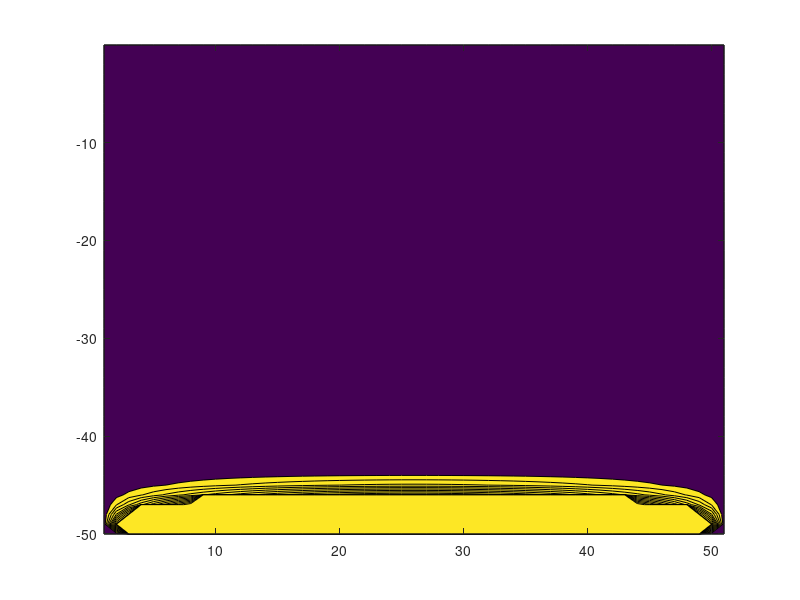

Write the MATLAB code that produced this figure.
%%
clear
close all
clc

%% mesh defining
n_points = 51;
dom_size = 1;
h = dom_size/(n_points -1);

y(n_points,n_points) = 0;
y(1,:)=1;

y_new(n_points,n_points) = 0;
y_new(1,:) = 1;

error_mag = 1;
max_error = 1e-6;
iterations = 0;

%% Calculations
while error_mag>max_error
    for i=2:(n_points -1)
        for j=2:(n_points -1)
            y_new(i,j) = 0.25.*y(i+1,j)+y_new(i-1,j)+y_new(i,j+1)+y(i,j-1);
            iterations = iterations + 1;
        end
    end
    error_mag = 0;
    for i=2:(n_points -1)
        for j=2:(n_points-1)
            error_mag = error_mag + abs(y(i,j) - y_new(i,j));
        end
    end
    y=y_new;
end

%% plotting
x_dom = (1:n_points)-1.*h;
y_dom = 1-(1:n_points)-1.*h;
[X,Y]= meshgrid(x_dom,y_dom);
contourf(X,Y,y,12);